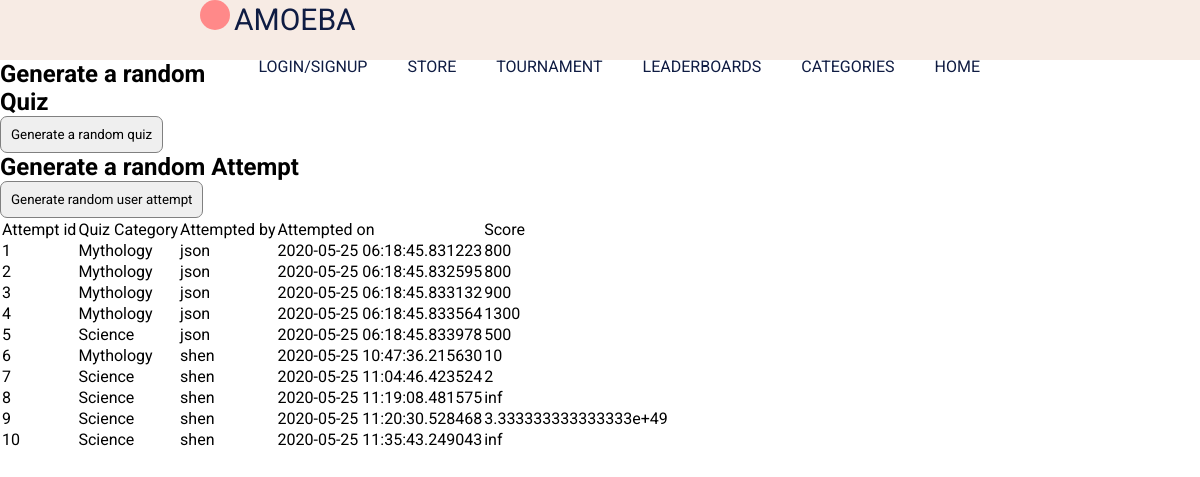
Page /pretendattempts on the earlier database version.
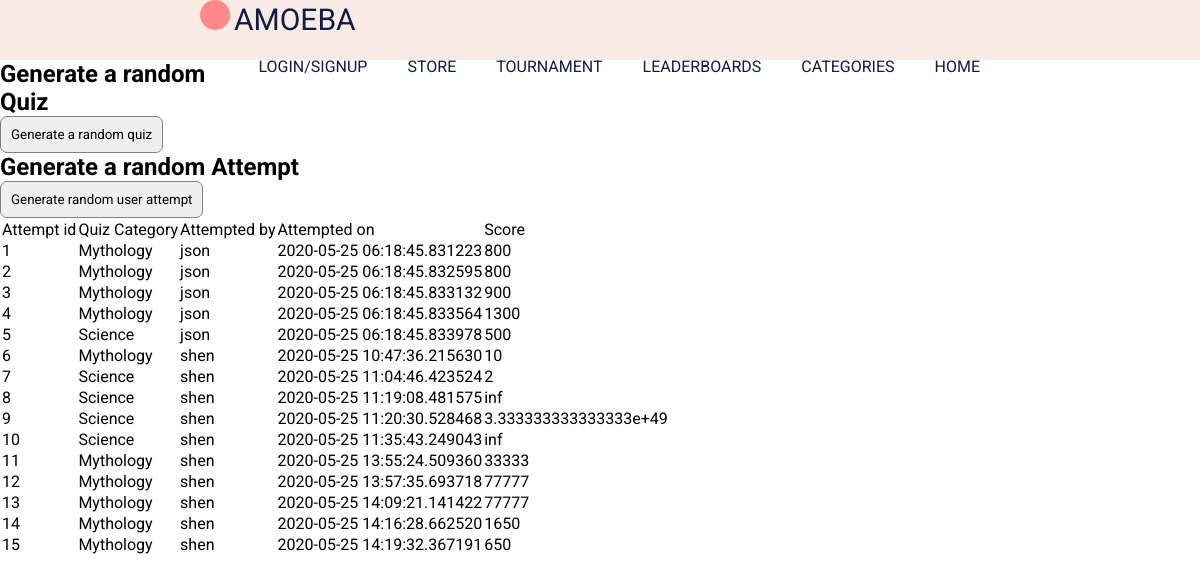
Same page on the later database version.
### app/models.py (models this page shows, shortened)
class Attempt(db.Model):
  id = db.Column(db.Integer, primary_key=True)
  user_id = db.Column(db.Integer, db.ForeignKey('user.id'))
  quiz_id = db.Column(db.Integer, db.ForeignKey('quiz.id'))
  score = db.Column(db.Integer, index=True)
  date = db.Column(db.DateTime, index=True, default=datetime.utcnow)

class Quiz(db.Model):
  id = db.Column(db.Integer, primary_key=True)
  category = db.Column(db.String(32), index=True)
  quizname = db.Column(db.String(32), index=True, unique=True)
  filename = db.Column(db.String(32),unique=True)
  date_added = db.Column(db.DateTime, index=True, default=datetime.utcnow)
  user_id = db.Column(db.Integer, db.ForeignKey('user.id'))
  attempts = db.relationship('Attempt', backref = 'quiz', lazy = 'dynamic')

class User(UserMixin, db.Model):
  id = db.Column(db.Integer, primary_key=True)
  username = db.Column(db.String(20), unique=True, index=True, nullable=False)
  email = db.Column(db.String(120), unique=True, index=True, nullable=False)
  password_hash = db.Column(db.String(128))
  posted_quizes = db.relationship('Quiz', backref = 'postedby', lazy = 'dynamic')
  attempts = db.relationship('Attempt', backref = 'user', lazy = 'dynamic')
  is_admin = db.Column(db.Boolean, default=False, nullable=False)
  date_joined = db.Column(db.DateTime, index=True, default=datetime.utcnow)

### app/routes.py (the view)
@app.route('/pretendattempts', methods=['GET','POST'])
def pretend_attempts():
  form1 = PretendGenQuiz()
  form2 = PretendGenAttempt()
  allattempts = Attempt.query.all()
  if form1.submitQuiz.data and form1.validate_on_submit():
    randomQuiz()
  elif form2.submitAttempt.data and form2.validate_on_submit():
    randomAttempt()
  return render_template('pretend_attempts.html', form1=form1, form2=form2, attempts=allattempts)

### app/testing.py
class PretendGenQuiz(FlaskForm):
  submitQuiz = SubmitField('Generate a random quiz')

class PretendGenAttempt(FlaskForm):
  submitAttempt = SubmitField('Generate random user attempt')

### app/templates/pretend_attempts.html (shortened to what this page needs)
{% extends "template.html" %}
{% block content%}
  <h2>Generate a random Quiz</h2>
  <form action="", method="post">
    <p>{{ form1.submitQuiz }}</p>
  </form>
  <h2>Generate a random Attempt</h2>
  <form action="", method="post">
    <p>{{ form2.submitAttempt }}</p>
  </form>
  <table>
    <tr>
      <td>Attempt id</td><td>Quiz Category</td><td>Attempted by</td><td>Attempted on</td><td>Score</td>
    </tr>
    {% for a in attempts %}
    <tr>
      <td>{{ a.id }}</td>
      <td>{{ a.quiz.category }}</td>
      <td>{{ a.user.username }}</td>
      <td>{{ a.date }}</td>
      <td>{{ a.score }}</td>
    </tr>
    {% endfor %}
  </table>
{% endblock %}

### app/templates/template.html (shortened to what this page needs)
<html lang="en">
  <head>
    <link
      rel="stylesheet"
      type="text/css"
      href="{{ url_for('static', filename =
    'styles/content.css')}}"
    />
  </head>
  <body>
    <header>
      <div class="header-content">
        <div class="logo">
          <div id="amoeba-logo"></div>
          <span id="logo-text">AMOEBA</span>
        </div>
        <u1 class="navigation">
          <a href="{{ url_for('index') }}">HOME</a>
          <a href="{{ url_for('categories') }}">CATEGORIES</a>
          <a href="{{ url_for('leaderboards') }}">LEADERBOARDS</a>
          <a>TOURNAMENT</a>
          <a>STORE</a>
          {% if current_user.is_authenticated %}
          <a href="{{ url_for('logout') }}">LOGOUT</a>
          <a href="{{ url_for('profile', username=current_user.username) }}">{{ current_user.username }}</a>
          {% else %}
          <a href="{{ url_for('signup_login') }}">LOGIN/SIGNUP</a>
          {% endif %}
        </u1>
      </div>
    </header>
    {% block content %}{% endblock %}
  </body>
</html>

### app/static/styles/content.css (style rules this page uses)
* { padding: 0; margin: 0; list-style: none; text-decoration: none; font-family: 'roboto', sans-serif; box-sizing: border-box; }
body { background-color: white; }
header { width: 100%; height: 60px; display: block; background-color: #f7ebe4; }
.header-content { height: inherit; margin-left: 200px; margin-right: 200px; }
.logo { float: left; display: inline-block; color: #0f1c43; margin-top }
#amoeba-logo { background-color: #ff8989; border-radius: 50%; width: 30px; height: 30px; display: inline-block; }
#logo-text { font-size: 30px; }
.navigation { float: right; }
.navigation a { height: 100%; float: right; padding: 20px 20px; list-style: none; color: #0f1c43; }
p { font-size: 20px; color: #0f1c43; font-weight: heavy; line-height: 1.5em; }
input { border: none; }
input { border: 1px solid gray; border-radius: 7px; padding: 10px; }

Differences in the rows shown:
added Attempt: id "11", quiz.category "Mythology", user.username "shen", date "2020-05-25 13:55:24.509360", score "33333"
added Attempt: id "12", quiz.category "Mythology", user.username "shen", date "2020-05-25 13:57:35.693718", score "77777"
added Attempt: id "13", quiz.category "Mythology", user.username "shen", date "2020-05-25 14:09:21.141422", score "77777"
added Attempt: id "14", quiz.category "Mythology", user.username "shen", date "2020-05-25 14:16:28.662520", score "1650"
added Attempt: id "15", quiz.category "Mythology", user.username "shen", date "2020-05-25 14:19:32.367191", score "650"
